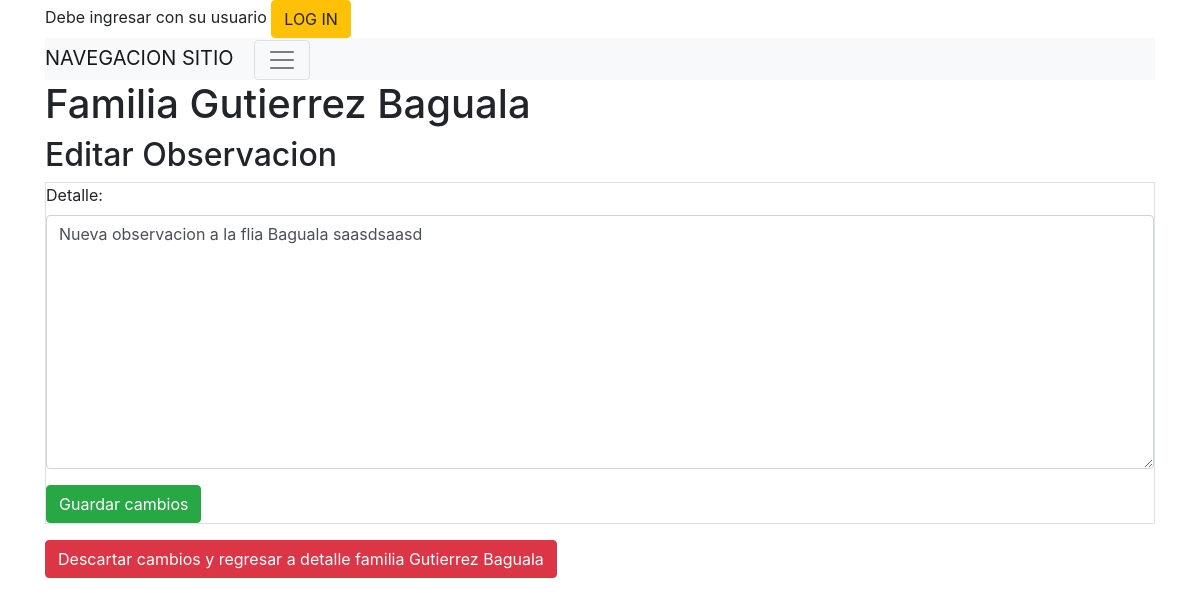
/socios/observacion/nuevo/1/2, run on the app's committed database.
### socios/models.py (models this page shows, shortened)
class Familia(models.Model):
    familia_crm_id = models.CharField(max_length=50,unique=True)
    crm_id = models.IntegerField(unique=True,null=True) # unique=True
    direccion_calle = models.CharField(max_length=50,blank=True)
    direccion_numero = models.CharField(max_length=50,blank=True)
    direccion_depto = models.CharField(max_length=50,blank=True)
    direccion_localidad = models.CharField(max_length=50,blank=True)
    direccion_provincia = models.CharField(max_length=50,blank=True)
    contacto = models.CharField(max_length=200,blank=True)
    eliminado = models.BooleanField(default=False)
    creado = models.DateTimeField('creado',auto_now_add=True)
    actualizado = models.DateTimeField('actualizado',auto_now=True)
    class Meta:
        permissions = (
                       ( "familia_crear","Agregar nueva familia"),
                       ( "familia_editar","Editar familia"),
                       ( "familia_borrar","Eliminar familia"),
                       ( "familia_ver","Ver informacion de familia" ),
                      )

class Observaciones(models.Model):
    detalle = models.CharField(max_length=400)
    familia = models.ForeignKey(Familia, on_delete=models.CASCADE,blank=True, null=True)
    creado = models.DateTimeField('creado',auto_now_add=True)
    actualizado = models.DateTimeField('actualizado',auto_now=True)
    class Meta:
        permissions = (
                       ( "familia_obs_crear","Agregar nueva observacion a una familia"),
                       ( "familia_obs_editar","Editar una observacion"),
                       ( "familia_obs_borrar","Eliminar una observacion"),
                       ( "familia_obs_ver","Ver una observacion" ),
                      )

### socios/views.py (the view)
# urls.py: path('observacion/nuevo/<int:familia_id>/<int:observacion_id>', views.observacion_nuevo, name='observacion_nuevo'),
def observacion_nuevo(request,familia_id,observacion_id):
    func = inspect.currentframe().f_back.f_code
    logger.debug(" %s: %s in %s:%i" % (
        'init ',
        func.co_name,
        func.co_filename,
        func.co_firstlineno
    ))
    logger.debug("Observacion nuevo a familia {}".format(familia_id))
    familia_observacions = Familia.objects.get(pk=familia_id)
    if observacion_id :
        observacion = Observaciones.objects.get(pk=observacion_id)
        op_title='Editar Observacion'
        boton_aceptar='Guardar cambios'
        boton_cancelar='Descartar cambios y regresar a detalle familia {}'.format(familia_observacions.familia_crm_id)
    else:
        observacion = Observaciones(familia_id=familia_observacions)
        op_title='Nueva Observacion'
        boton_aceptar='Agregar Observacion a la Familia'
        boton_cancelar='Descartar nueva observacion y regresar a detalle familia {}'.format(familia_observacions.familia_crm_id)
    if request.method == "POST":
        form = ObservacionForm(request.POST,instance=observacion)
        form.fields['familia'].disabled = True
        if form.is_valid():
            post = form.save(commit=False)
            post.save()
            logger.debug("CAMINO 1 familia {}".format(familia_id))
            return redirect('socios:familia_detalle', familia_id=familia_id)
    else:
        logger.debug("CAMINO 2 SOCIO NUEVO - familia  {} - {}".format(familia_id,familia_observacions.familia_crm_id))
        form = ObservacionForm(instance=observacion)
        form.fields['familia'].disabled = True
        form.fields['familia'].widget = forms.HiddenInput()
    logger.debug("Socio nuevo END")
    return render(request, 'socios/observacion_nuevo.html', {'form': form, "familia": familia_observacions, 'boton_aceptar': boton_aceptar, 'boton_cancelar': boton_cancelar, 'op_title': op_title })

### socios/forms.py
class ObservacionForm(forms.ModelForm):
    detalle = forms.CharField(widget=forms.Textarea(
        attrs={'class': 'form-control'}))
    class Meta:
        model = Observaciones
        fields = ('detalle', 'familia')

### socios/templates/socios/observacion_nuevo.html (shortened to what this page needs)
{% extends "base_site.html" %}
{% block content %}
{% load crispy_forms_tags %}
<h1>Familia {{ familia.familia_crm_id }}</h1>
<h2>{{ op_title }}</h2>
<div class="post">
  <form method="POST" class="post-form table table-striped table-bordered table-hover table-responsive-xl">
    {% for field in form %}
    <div class="form-group">
        {% if not field.is_hidden %}
          {{ field.label_tag }} {{ field }}
        {% endif %}
    </div>
{% endfor %}
    <button type="submit" class="btn btn-success" type="submit" >{{ boton_aceptar }}</button>
  </form>
</div>
<a type="button" class="btn btn-danger" href="/socios/familia/{{ familia.id }}">{{ boton_cancelar }}</a>
{% endblock content %}

### data on the page
Familia: familia_crm_id "Gutierrez Baguala"
Observaciones: form "Nueva observacion a la flia Baguala saasdsaasd"

### other printed values
{{ op_title }} "Editar Observacion"
{{ field.label_tag }} "Detalle:"
{{ boton_aceptar }} "Guardar cambios"
{{ boton_cancelar }} "Descartar cambios y regresar a detalle familia Gutierrez Baguala"
